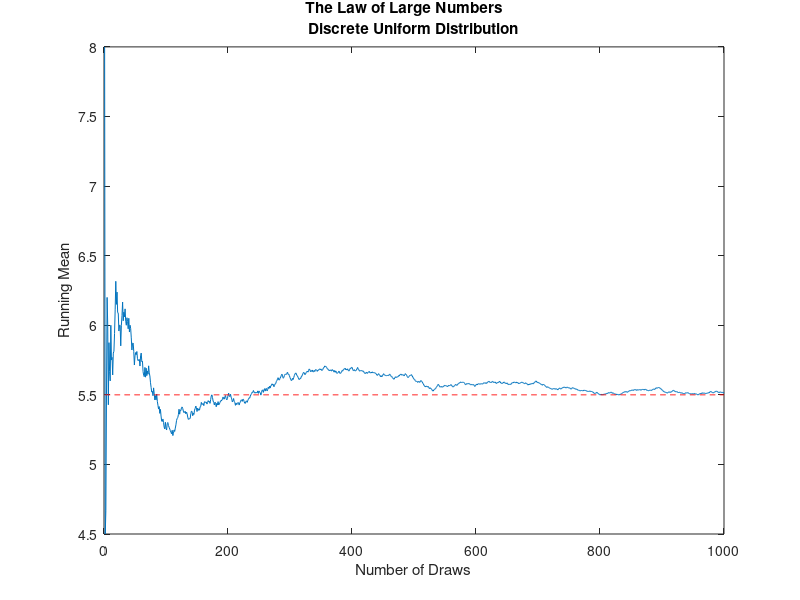

Here is the MATLAB script that generated this plot:
%% Example: Law of Large Numbers
% The mean of a large sample of random variables is close to the expected
% value of their distribution.
clear; close all; clf;

x = unidrnd(10,1000,1);
y = [];
for i = 1:1000
    y = [y mean(x(1:i))];
end

figure(1);

plot(y)
hold on
x = 5.5*ones(size(y));
plot(x,'r--')
hold off

title(["The Law of Large Numbers"; "Discrete Uniform Distribution"])
ylabel('Running Mean'); xlabel('Number of Draws');